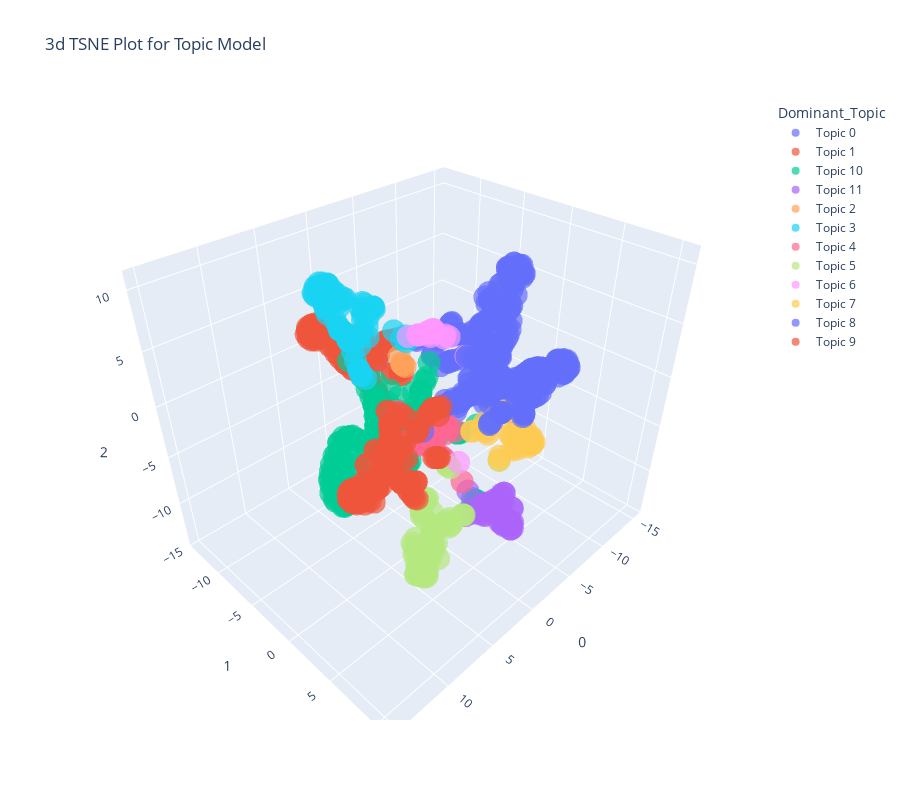

Write notebook code for a chart like this one.
### Code cell
plot_model(tuned_unsupervised, plot = 'tsne')

plot_model(tuned_unsupervised, plot = 'umap')

plot_model(tuned_unsupervised, plot = 'topic_model')
